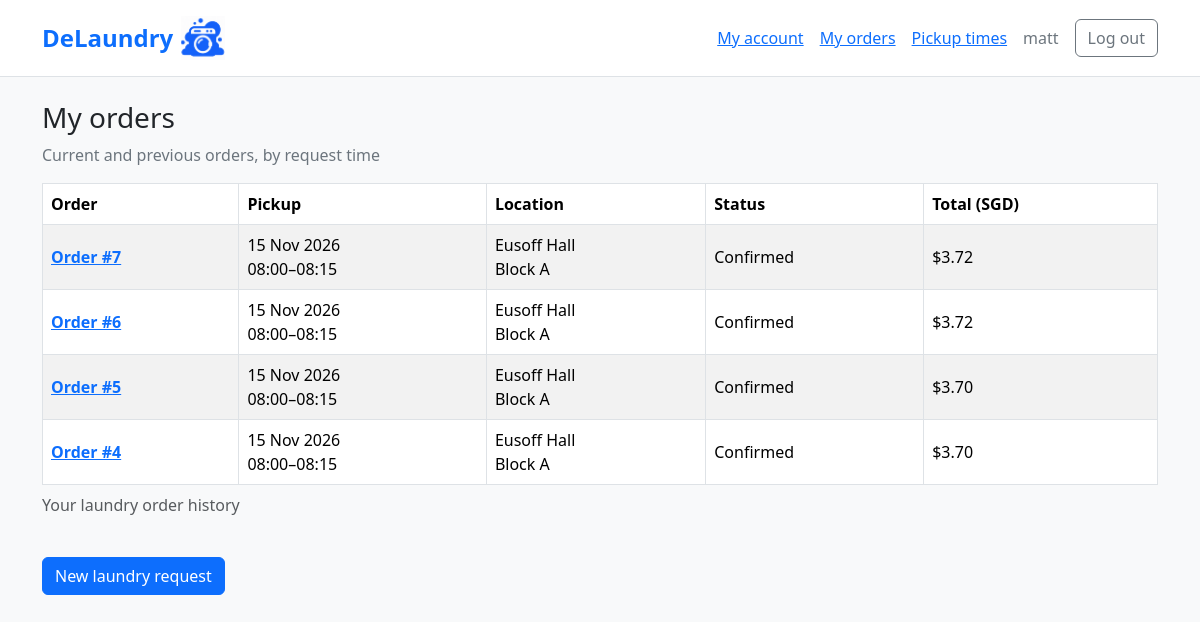
Page /storefront/orders/ (signed in) on the committed database.
### accounts/models.py (models this page shows)
class User(AbstractUser):
  id = models.AutoField(primary_key=True)
  email = models.EmailField(unique=True)
  name = models.CharField(max_length=120)
  role = models.CharField(max_length=120, choices=[('customer', 'Customer'), ('worker', 'Worker')])

### bookings/models.py (models this page shows, shortened)
class LaundryOrder(models.Model):
  id = models.AutoField(primary_key=True)
  quote = models.OneToOneField(PriceQuote, on_delete=models.PROTECT)
  created_at = models.DateTimeField(default=clock.now, db_index=True)
  cancelled_at = models.DateTimeField(null=True, blank=True)
  status = models.CharField(
    max_length=14,
    choices=[
      ("requested", "Requested"),
      ("confirmed", "Confirmed"),
      ("picked_up", "Picked up"),
      ("washing", "Washing"),
      ("drying", "Drying"),
      ("out_for_return", "Out for return"),
      ("delivered", "Delivered"),
      ("cancelled", "Cancelled"),
    ],
    default="requested",
  )
  class Meta:
    constraints = [
      models.CheckConstraint(
        condition=models.Q(status__in=[
          "requested", "confirmed", "picked_up", "washing", "drying",
          "out_for_return", "delivered", "cancelled",
        ]),
        name="order_valid_status",
      ),
      models.CheckConstraint(
        condition=(models.Q(cancelled_at__isnull=True) | models.Q(
          status="cancelled", cancelled_at__gte=models.F("created_at"),
        )),
        name="order_valid_cancellation_time",
      ),
    ]

class PriceQuote(models.Model):
  id = models.AutoField(primary_key=True)
  customer = models.ForeignKey(settings.AUTH_USER_MODEL, on_delete=models.PROTECT)
  residence = models.ForeignKey("facilities.Residence", on_delete=models.PROTECT)
  block = models.CharField(max_length=1, choices=BLOCK_CHOICES, blank=True, default="")
  unit_number = models.CharField(max_length=8)
  service_date = models.DateField()
  window_start = models.TimeField(choices=[(start, start.strftime("%H:%M")) for start in SERVICE_START_TIMES])
  created_at = models.DateTimeField(default=clock.now)
  expires_at = models.DateTimeField()
  machine_fee = models.DecimalField(max_digits=5, decimal_places=2)
  worker_fee = models.DecimalField(max_digits=5, decimal_places=2)
  platform_fee = models.DecimalField(max_digits=5, decimal_places=2)
  total = models.DecimalField(max_digits=5, decimal_places=2)
  multiplier = models.DecimalField(max_digits=7, decimal_places=6)
  predicted_requests = models.FloatField(null=True, blank=True)
  reference_capacity = models.PositiveIntegerField()
  feature_snapshot = models.JSONField(default=dict)
  used_fallback = models.BooleanField(default=False)
  fallback_reason = models.CharField(max_length=120, blank=True)
  @property
  def service_start(self):
    return timezone.make_aware(datetime.combine(self.service_date, self.window_start))
  @property
  def pickup_end(self):
    return self.service_start + timedelta(minutes=15)
  class Meta:
    constraints = [
      models.CheckConstraint(condition=models.Q(block__in=["", *"ABCDEF"]), name="quote_valid_block"),
      models.CheckConstraint(condition=models.Q(window_start__in=SERVICE_START_TIMES), name="quote_valid_window"),
      models.CheckConstraint(condition=models.Q(reference_capacity__gte=1), name="quote_positive_capacity"),
      models.CheckConstraint(condition=models.Q(expires_at__gt=models.F("created_at")), name="quote_valid_expiry"),
      models.CheckConstraint(condition=models.Q(multiplier__gte=0.85, multiplier__lte=1.25), name="quote_bounded_multiplier"),
      models.CheckConstraint(
        condition=models.Q(machine_fee=2, worker_fee__gte=0.85, worker_fee__lte=1.25,
                           platform_fee__gte=0.85, platform_fee__lte=1.25),
        name="quote_bounded_fees",
      ),
      models.CheckConstraint(
        condition=models.Q(total=Round(models.F("machine_fee") + models.F("worker_fee") + models.F("platform_fee"), 2)),
        name="quote_total_matches_fees",
      ),
    ]

### facilities/models.py (models this page shows)
class Residence(models.Model):
  id = models.AutoField(primary_key=True)
  name = models.CharField(
    max_length=120,
    unique=True,
    choices=[
      ('eusoff', 'Eusoff Hall'),
      ('kentridge', 'Kent Ridge Hall'),
      ('kingedward', 'King Edward VII Hall'),
      ('raffles', 'Raffles Hall'),
      ('sheares', 'Sheares Hall'),
      ('temasek', 'Temasek Hall')
  ])
  is_active = models.BooleanField(default=True) # just for admin control
  def __str__(self):
    return self.get_name_display()

### customerstorefront/views.py (the view)
# urls.py: path("orders/", views.order_list, name="order_list"),
@login_required(login_url="accounts:login")
@require_GET
def order_list(request):
  if not request.user.is_active or request.user.role != "customer":
    return HttpResponseForbidden("This page is for customers only.")
  orders = LaundryOrder.objects.filter(quote__customer=request.user).select_related(
    "quote__residence",
  ).order_by("-created_at", "-pk")
  page = Paginator(orders, 10).get_page(request.GET.get("page"))
  return render(request, "customerstorefront/order_list.html", {"page": page})

### bookings/context_processors.py (called while the page is built)
def demo_clock(request):
  if not getattr(settings, "DEMO_MODE", False):
    return {}
  return {"demo_time": clock.localtime(), "demo_session": settings.DEMO_SESSION}

### customerstorefront/templates/customerstorefront/order_list.html (shortened to what this page needs)
{% extends "customerstorefront/base.html" %}
{% block content %}
  <h1 class="h3">My orders</h1>
  <p class="text-secondary">Current and previous orders, by request time</p>
  {% if page.object_list %}
    <div class="table-responsive">
      <table class="table table-bordered table-striped align-middle">
        <caption>Your laundry order history</caption>
        <thead><tr><th scope="col">Order</th><th scope="col">Pickup</th><th scope="col">Location</th><th scope="col">Status</th><th scope="col">Total (SGD)</th></tr></thead>
        <tbody>
          {% for order in page %}
            <tr>
              <th scope="row"><a href="{% url 'customerstorefront:order_detail' order.pk %}">Order #{{ order.pk }}</a></th>
              <td>{{ order.quote.service_date|date:"d M Y" }}<br>{{ order.quote.service_start|time:"H:i" }}&ndash;{{ order.quote.pickup_end|time:"H:i" }}</td>
              <td>{{ order.quote.residence }}{% if order.quote.block %}<br>{{ order.quote.get_block_display }}{% endif %}</td>
              <td>{{ order.get_status_display }}</td>
              <td>${{ order.quote.total|floatformat:2 }}</td>
            </tr>
          {% endfor %}
        </tbody>
      </table>
    </div>
  {% else %}
    <div class="alert alert-info">You have no laundry orders yet. Choose a pickup time, review your quote and submit a request to get started.</div>
  {% endif %}
  <a class="btn btn-primary mt-3" href="{% url 'customerstorefront:availability' %}">New laundry request</a>
{% endblock %}

### accounts/templates/accounts/customer_nav.html (shortened to what this page needs)
<nav class="container py-3 d-flex flex-wrap align-items-center gap-3" aria-label="Customer navigation">
  <a class="fs-4 fw-bold text-decoration-none me-auto d-inline-flex align-items-center gap-2" href="{% if brand_href %}{{ brand_href }}{% elif user.is_authenticated and user.role == 'customer' %}{% url 'accounts:customer_home' %}{% else %}{% url 'accounts:login' %}{% endif %}">{% if brand_label %}{{ brand_label }}{% else %}{% include "bookings/brand.html" %}{% endif %}</a>
  {% if user.is_authenticated and user.role == 'customer' %}
    <a href="{% url 'accounts:customer_home' %}">My account</a>
    <a href="{% url 'customerstorefront:order_list' %}">My orders</a>
    <a href="{% url 'customerstorefront:availability' %}">Pickup times</a>
    <span class="text-secondary">{{ user.name }}</span>
    <form method="post" action="{% url 'accounts:logout' %}" class="mb-0">
      <button class="btn btn-outline-secondary" type="submit">Log out</button>
    </form>
  {% elif not hide_login_links %}
    <a href="{% url 'adminpanel:login' %}">Staff login</a>
    <a href="{% url 'accounts:worker_login' %}">Worker login</a>
    <a href="{% url 'accounts:login' %}">Customer login</a>
  {% endif %}
</nav>

### rows in the picture
User: name "matt"
LaundryOrder: pk "7", quote.service_date "15 Nov 2026", quote.service_start "08:00", quote.pickup_end "08:15", quote.residence "Eusoff Hall", quote.block "Block A", status "Confirmed", quote.total "3.72"
LaundryOrder: pk "6", quote.service_date "15 Nov 2026", quote.service_start "08:00", quote.pickup_end "08:15", quote.residence "Eusoff Hall", quote.block "Block A", status "Confirmed", quote.total "3.72"
LaundryOrder: pk "5", quote.service_date "15 Nov 2026", quote.service_start "08:00", quote.pickup_end "08:15", quote.residence "Eusoff Hall", quote.block "Block A", status "Confirmed", quote.total "3.70"
LaundryOrder: pk "4", quote.service_date "15 Nov 2026", quote.service_start "08:00", quote.pickup_end "08:15", quote.residence "Eusoff Hall", quote.block "Block A", status "Confirmed", quote.total "3.70"
